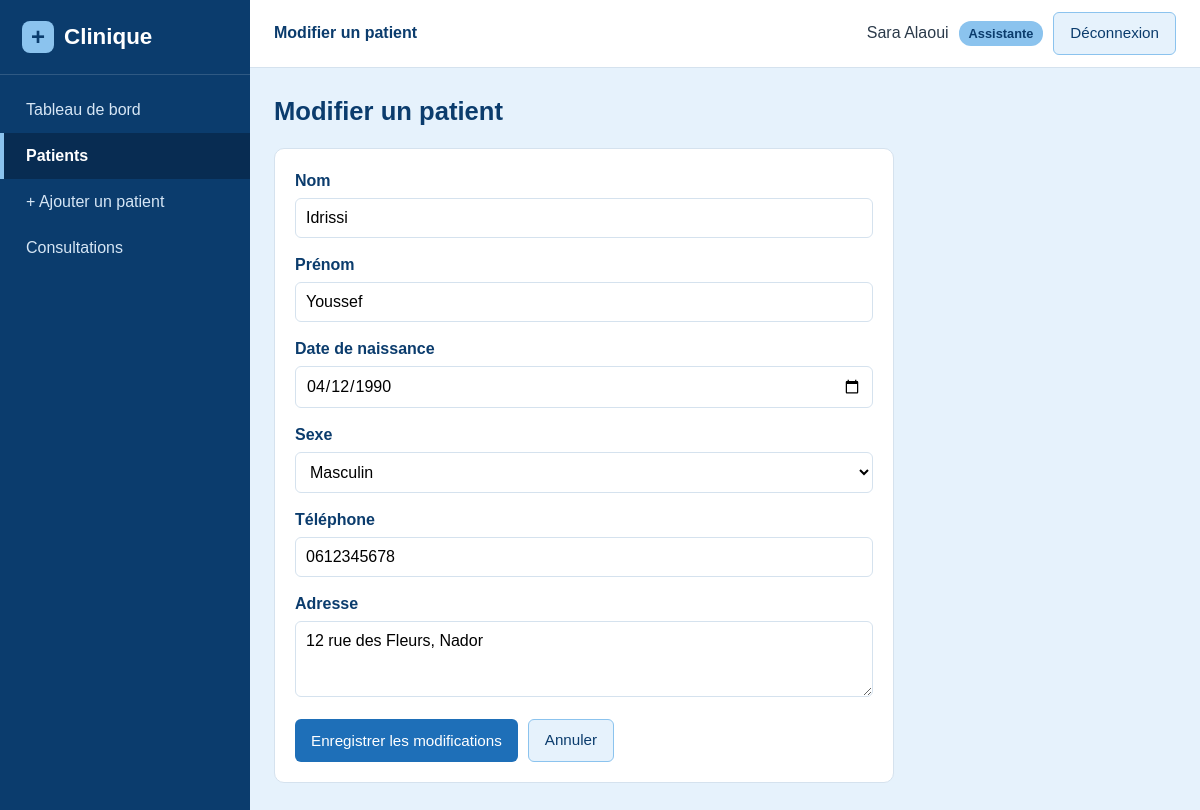
Page /patients/modifier_patient.php?id=1 (signed in) on the committed database.
### tables this page shows
CREATE TABLE patients (
    id INT AUTO_INCREMENT PRIMARY KEY,
    nom VARCHAR(50) NOT NULL,
    prenom VARCHAR(50) NOT NULL,
    date_naissance DATE NOT NULL,
    sexe ENUM('M', 'F') NOT NULL,
    telephone VARCHAR(15) NOT NULL,
    adresse VARCHAR(255) DEFAULT '',
    created_at TIMESTAMP DEFAULT CURRENT_TIMESTAMP
);

### includes/functions.php (called while the page is built, shortened)
<?php
function e($texte)
{
    return htmlspecialchars((string) $texte, ENT_QUOTES, 'UTF-8');
}

### patients/modifier_patient.php (the view, shortened to what this page needs)
<?php
require_once __DIR__ . '/../includes/auth.php';
$id = (int) ($_GET['id'] ?? $_POST['id'] ?? 0);
$requete = $pdo->prepare('SELECT * FROM patients WHERE id = ?');
$requete->execute([$id]);
$patient = $requete->fetch();
$nom = $patient['nom'];
$prenom = $patient['prenom'];
$date_naissance = $patient['date_naissance'];
$sexe = $patient['sexe'];
$telephone = $patient['telephone'];
$adresse = $patient['adresse'];
include __DIR__ . '/../includes/header.php';
?>
<h1>Modifier un patient</h1>
<div class="carte carte-formulaire">
    <form method="post" action="">
        <div class="champ">
            <label for="nom">Nom</label>
            <input type="text" id="nom" name="nom" value="<?= e($nom) ?>" maxlength="50" required>
        </div>
        <div class="champ">
            <label for="prenom">Prénom</label>
            <input type="text" id="prenom" name="prenom" value="<?= e($prenom) ?>" maxlength="50" required>
        </div>
        <div class="champ">
            <label for="date_naissance">Date de naissance</label>
            <input type="date" id="date_naissance" name="date_naissance" value="<?= e($date_naissance) ?>" max="<?= date('Y-m-d') ?>" required>
        </div>
        <div class="champ">
            <label for="sexe">Sexe</label>
            <select id="sexe" name="sexe">
                <option value="M" <?= $sexe === 'M' ? 'selected' : '' ?>>Masculin</option>
            </select>
        </div>
        <div class="champ">
            <label for="telephone">Téléphone</label>
            <input type="text" id="telephone" name="telephone" value="<?= e($telephone) ?>" maxlength="15" required>
        </div>
        <div class="champ">
            <label for="adresse">Adresse</label>
            <textarea id="adresse" name="adresse" rows="3" maxlength="255"><?= e($adresse) ?></textarea>
        </div>
        <div class="boutons">
            <button type="submit" class="btn btn-principal">Enregistrer les modifications</button>
            <a class="btn btn-clair" href="<?= BASE_URL ?>patients/liste_patients.php">Annuler</a>
        </div>
    </form>
</div>
<?php include __DIR__ . '/../includes/footer.php'; ?>

### assets/css/style.css (style rules this page uses)
:root { --bleu-fonce: #0b3c6d; --bleu-fonce-2: #082c52; --bleu: #1e6fb8; --bleu-clair: #e6f2fc; --bleu-moyen: #8bc3ee; --blanc: #ffffff; --gris-texte: #2b3a4a; --gris-bord: #d5e2ee; --rouge: #c0392b; --vert: #1e8449; }
* { box-sizing: border-box; }
body { margin: 0; font-family: Arial, Helvetica, sans-serif; background: var(--bleu-clair); color: var(--gris-texte); line-height: 1.5; }
h1 { color: var(--bleu-fonce); font-size: 1.6rem; margin: 0 0 18px; }
a { color: var(--bleu); }
.carte { background: var(--blanc); border: 1px solid var(--gris-bord); border-radius: 10px; padding: 20px; margin-bottom: 20px; }
.carte-formulaire { max-width: 620px; }
.btn { display: inline-block; padding: 9px 16px; border: none; border-radius: 6px; font-size: 0.95rem; cursor: pointer; text-decoration: none; font-family: inherit; }
.btn-principal { background: var(--bleu); color: var(--blanc); }
.btn-clair { background: var(--bleu-clair); color: var(--bleu-fonce); border: 1px solid var(--bleu-moyen); }
.boutons { display: flex; gap: 10px; flex-wrap: wrap; margin-top: 8px; }
.champ { margin-bottom: 15px; }
.champ label { display: block; font-weight: bold; margin-bottom: 5px; color: var(--bleu-fonce); }
input[type="text"], input[type="email"], input[type="password"], input[type="date"], select, textarea { width: 100%; padding: 10px; border: 1px solid var(--gris-bord); border-radius: 6px; font-size: 1rem; font-family: inherit; background: var(--blanc); }

### rows in the picture
patients: prenom "Youssef", date_naissance "04/12/1990", sexe "Masculin", telephone "0612345678", adresse "12 rue des Fleurs, Nador"

### other values in the picture
$titre_page "Modifier un patient"
$_SESSION['prenom'] . ' ' . $_SESSION['nom'] "Sara Alaoui"
$role "Assistante"
